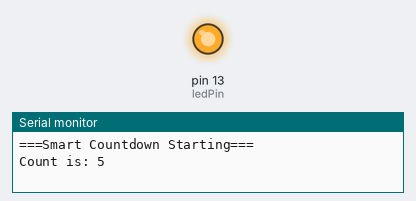
Recording of a sketch running on a simulated Arduino Uno, built with avr-gcc and run on an emulated ATmega328P. Parts: output pins drawn as LEDs (lit = HIGH), the last lines printed to the serial monitor.

Above: at 0.1 s.
At 16.1 s:
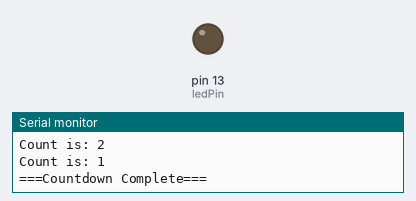
Timing chart, 0 to 17.6 s (numbered marks = the images above):
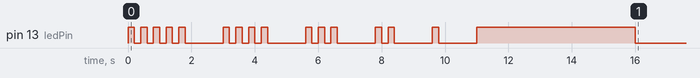

The sketch:

sketch.ino
```cpp
int ledPin=13;
int startValue=5;
void flashLED(int times){
  int count =0;
while(count<times){
  digitalWrite(ledPin, HIGH);  // LED on
    delay(200);

    digitalWrite(ledPin, LOW);   // LED off
    delay(200);

    count++;
}
}
void setup(){
  pinMode(ledPin,OUTPUT);
  Serial.begin(9600);

  Serial.println("===Smart Countdown Starting===");

  int count=startValue;
  while(count>0){
    Serial.print("Count is: ");
    Serial.println(count);
    flashLED(count);
    delay(1000);
    count=count-1;
  }
Serial.println("===Countdown Complete===");
digitalWrite(ledPin,HIGH);
delay(5000);
digitalWrite(ledPin, LOW);
delay (1000);
}

void loop(){

}
```
